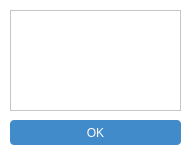
<?xml version="1.0" encoding="UTF-8"?>
<ui version="4.0">
 <class>Form</class>
 <widget class="QWidget" name="Form">
  <property name="geometry">
   <rect>
    <x>0</x>
    <y>0</y>
    <width>194</width>
    <height>154</height>
   </rect>
  </property>
  <property name="minimumSize">
   <size>
    <width>194</width>
    <height>154</height>
   </size>
  </property>
  <property name="maximumSize">
   <size>
    <width>194</width>
    <height>154</height>
   </size>
  </property>
  <property name="windowTitle">
   <string/>
  </property>
  <property name="windowIcon">
   <iconset>
    <normaloff>../icon.ico</normaloff>../icon.ico</iconset>
  </property>
  <property name="styleSheet">
   <string notr="true">QWidget{
color: #000;
background: #fff;
}

QPushButton{
color: #fff;
border-radius: 4px;
background-color: #428bca;
border-color: #357ebd;
}

QTextEdit:focus {
border: 1px solid #357ebd;
}</string>
  </property>
  <widget class="QPushButton" name="okay">
   <property name="geometry">
    <rect>
     <x>10</x>
     <y>120</y>
     <width>171</width>
     <height>25</height>
    </rect>
   </property>
   <property name="text">
    <string>OK</string>
   </property>
  </widget>
  <widget class="QTextEdit" name="exception_msg">
   <property name="geometry">
    <rect>
     <x>10</x>
     <y>10</y>
     <width>171</width>
     <height>101</height>
    </rect>
   </property>
   <property name="acceptDrops">
    <bool>false</bool>
   </property>
   <property name="readOnly">
    <bool>true</bool>
   </property>
  </widget>
 </widget>
 <resources/>
 <connections/>
</ui>
